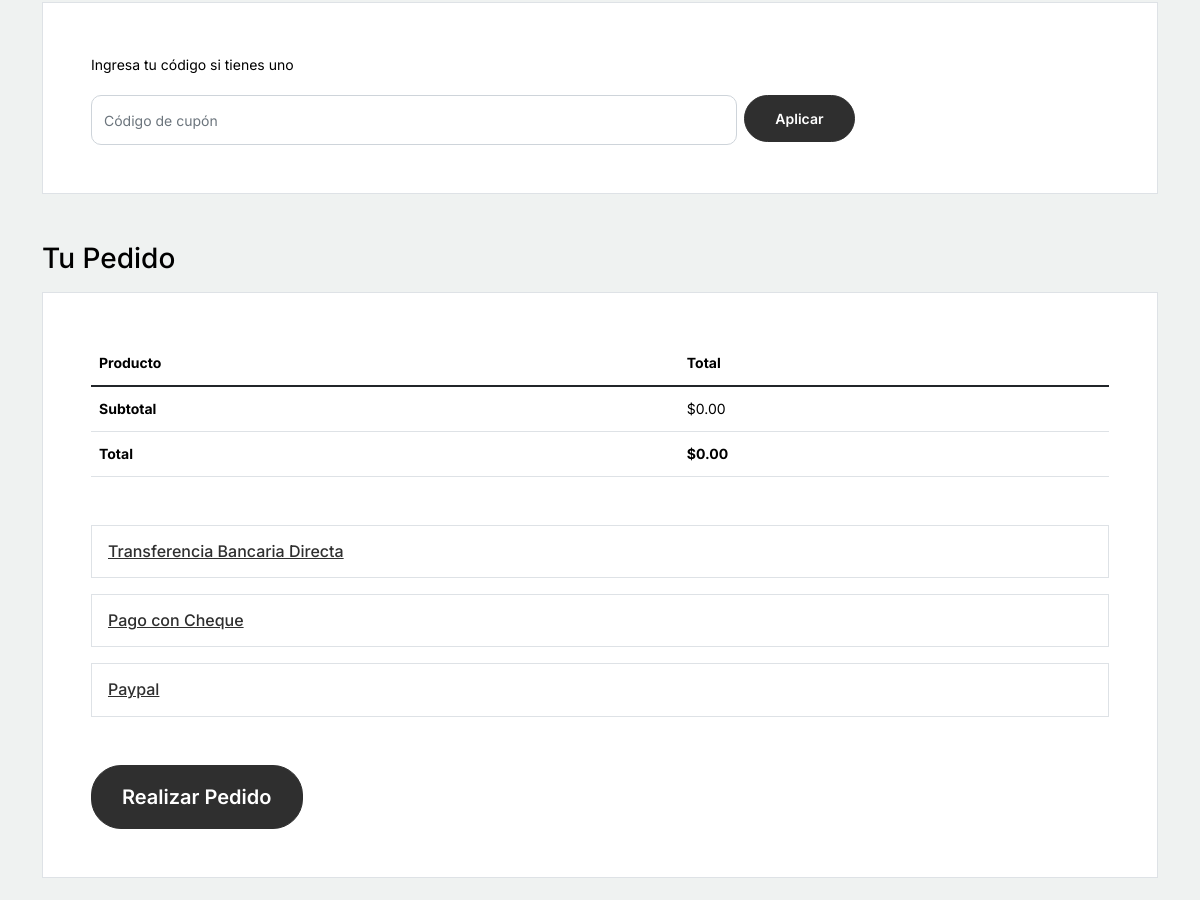
Before: /checkout.php (middle part) with the older database file.
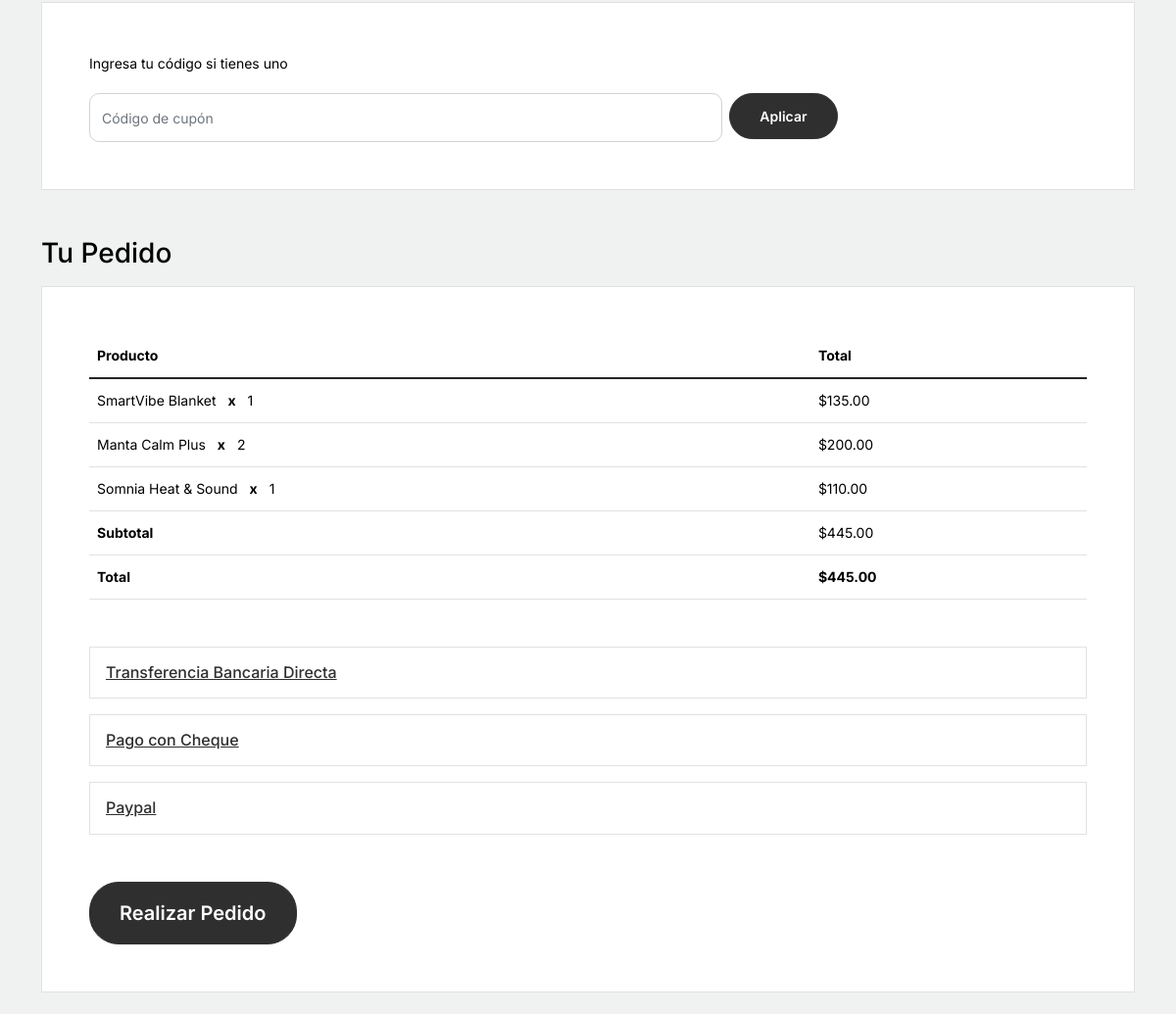
After: the same page with the newer database file.
### tables this page shows
CREATE TABLE `carrito` (
  `id` int(11) NOT NULL,
  `usuario_id` int(11) NOT NULL,
  `producto_id` int(11) NOT NULL,
  `cantidad` int(11) NOT NULL DEFAULT 1,
  `precio_unitario` decimal(10,2) NOT NULL,
  `total` decimal(10,2) NOT NULL,
  `fecha_venta` datetime DEFAULT current_timestamp()
);

CREATE TABLE `productos` (
  `id` int(11) NOT NULL,
  `nombre` varchar(100) NOT NULL,
  `descripcion` text DEFAULT NULL,
  `precio` decimal(10,2) NOT NULL,
  `stock` int(11) NOT NULL DEFAULT 0,
  `imagen_url` varchar(255) DEFAULT NULL,
  `color` varchar(50) DEFAULT NULL,
  `tamaño` varchar(50) DEFAULT NULL,
  `funcionalidades` varchar(255) DEFAULT NULL
);

### checkout.php (the view, shortened to what this page needs)
<!doctype html>
<html lang="es">
<head>
  <link href="css/bootstrap.min.css" rel="stylesheet">
  <link href="https://cdnjs.cloudflare.com/ajax/libs/font-awesome/6.0.0-beta3/css/all.min.css" rel="stylesheet">
  <link href="css/tiny-slider.css" rel="stylesheet">
  <link href="css/style.css" rel="stylesheet">
</head>
<body>
  <?php
include 'db_connect.php';
$usuario_id = 1;
$stmt = $conn->prepare("
  SELECT p.nombre, c.cantidad, c.precio_unitario, c.total
  FROM carrito c
  JOIN productos p ON c.producto_id = p.id
  WHERE c.usuario_id = ?
");
$stmt->execute([$usuario_id]);
$carrito = $stmt->fetchAll(PDO::FETCH_ASSOC);
$subtotal = 0;
foreach ($carrito as $item) {
    $subtotal += $item['total'];
}
?>
  <div class="untree_co-section">
    <form action="procesar_checkout.php" method="POST">
  	  <div class="container">
      <div class="row">
        <div class="col-md-12">
          <div class="row mb-5">
            <div class="col-md-12">
              <div class="p-3 p-lg-5 border bg-white">
                <label for="c_code" class="text-black mb-3">Ingresa tu código si tienes uno</label>
                <div class="input-group w-75 couponcode-wrap">
                  <input type="text" class="form-control me-2" id="c_code" placeholder="Código de cupón" aria-label="Coupon Code" aria-describedby="button-addon2">
                  <div class="input-group-append">
                    <button class="btn btn-black btn-sm" type="button" id="button-addon2">Aplicar</button>
                  </div>
                </div>
              </div>
            </div>
          </div>
          <div class="row mb-5">
            <div class="col-md-12">
              <h2 class="h3 mb-3 text-black">Tu Pedido</h2>
              <div class="p-3 p-lg-5 border bg-white">
                <table class="table site-block-order-table mb-5">
                  <thead>
                    <th>Producto</th>
                    <th>Total</th>
                  </thead>
                  <tbody>
                    <?php foreach ($carrito as $item): ?>
					<tr>
					<td>
						<?php echo htmlspecialchars($item['nombre']); ?>
						<strong class="mx-2">x</strong>
						<?php echo $item['cantidad']; ?>
					</td>
					<td>$<?php echo number_format($item['total'], 2); ?></td>
					</tr>
					<?php endforeach; ?>
					<tr>
					<td class="text-black font-weight-bold"><strong>Subtotal</strong></td>
					<td class="text-black">$<?php echo number_format($subtotal, 2); ?></td>
					</tr>
					<tr>
					<td class="text-black font-weight-bold"><strong>Total</strong></td>
					<td class="text-black font-weight-bold"><strong>$<?php echo number_format($subtotal, 2); ?></strong></td>
					</tr>
                  </tbody>
                </table>
                <div class="border p-3 mb-3">
                  <h3 class="h6 mb-0"><a class="d-block" data-bs-toggle="collapse" href="#collapsebank" role="button" aria-expanded="false" aria-controls="collapsebank">Transferencia Bancaria Directa</a></h3>
                </div>
                <div class="border p-3 mb-3">
                  <h3 class="h6 mb-0"><a class="d-block" data-bs-toggle="collapse" href="#collapsecheque" role="button" aria-expanded="false" aria-controls="collapsecheque">Pago con Cheque</a></h3>
                </div>
                <div class="border p-3 mb-5">
                  <h3 class="h6 mb-0"><a class="d-block" data-bs-toggle="collapse" href="#collapsepaypal" role="button" aria-expanded="false" aria-controls="collapsepaypal">Paypal</a></h3>
                </div>
                <div class="form-group">
					        <button type="button" class="btn btn-black btn-lg py-3 btn-block" onclick="validarCompra()">Realizar Pedido</button>
                </div>
              </div>
            </div>
          </div>
        </div>
      </div>
    </div>
  </div>
</body>
</html>

Changed rows visible on the page:
added carrito: producto.nombre "SmartVibe Blanket", cantidad "1", total "135.00"
added carrito: producto.nombre "Manta Calm Plus", cantidad "2", total "200.00"
added carrito: producto.nombre "Somnia Heat & Sound", cantidad "1", total "110.00"
Other visible differences:
$subtotal: "0.00" → "445.00"
